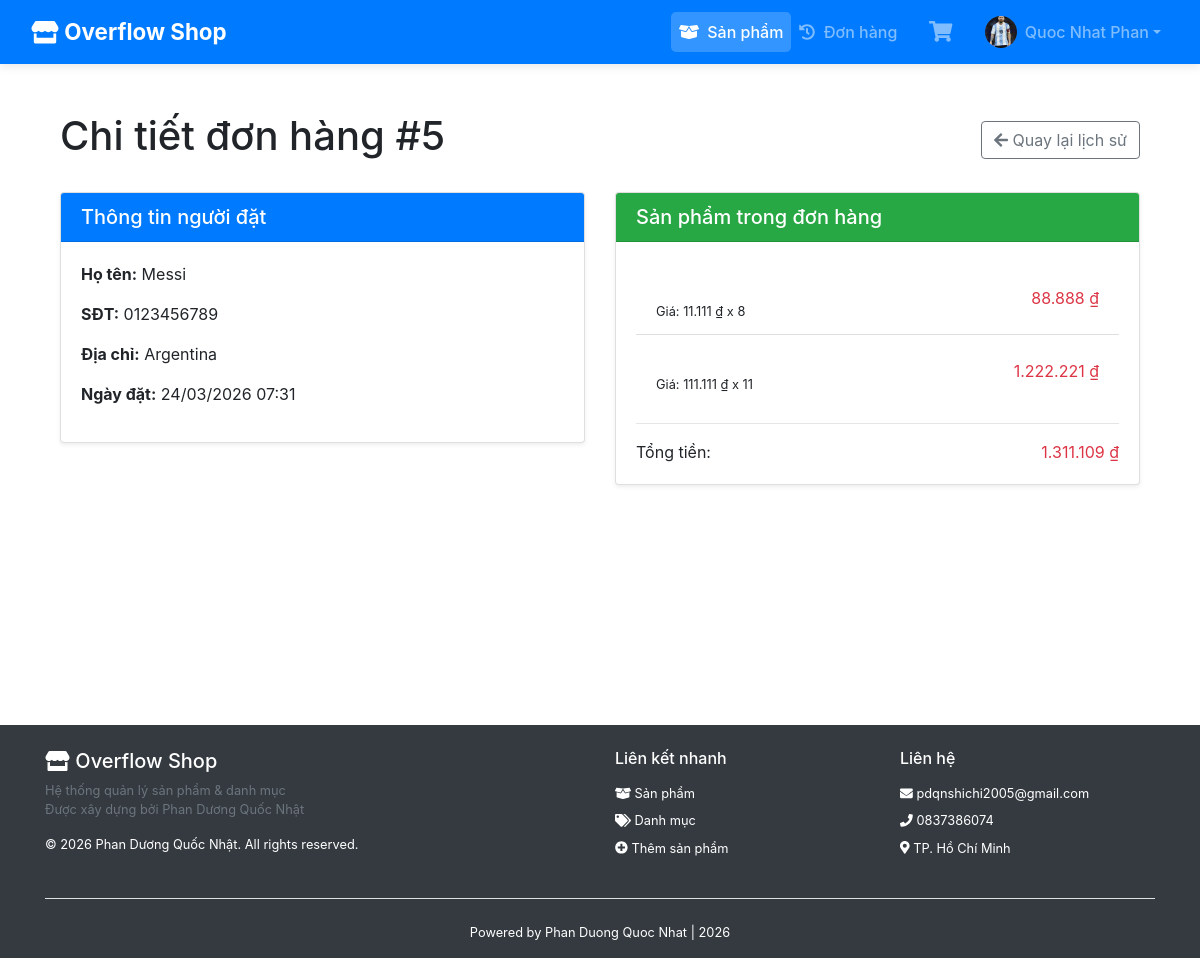
The page /Product/orderDetail/5 (signed in) on the database its author committed.
### tables this page shows
CREATE TABLE `orders` (
  `id` int NOT NULL AUTO_INCREMENT,
  `name` varchar(255) NOT NULL,
  `phone` varchar(20) NOT NULL,
  `address` text NOT NULL,
  `created_at` timestamp NULL DEFAULT CURRENT_TIMESTAMP,
  `user_id` int DEFAULT NULL,
  PRIMARY KEY (`id`)
);

CREATE TABLE `order_details` (
  `id` int NOT NULL AUTO_INCREMENT,
  `order_id` int NOT NULL,
  `product_id` int NOT NULL,
  `quantity` int NOT NULL,
  `price` decimal(10,2) NOT NULL,
  PRIMARY KEY (`id`),
  KEY `order_id` (`order_id`),
  CONSTRAINT `order_details_ibfk_1` FOREIGN KEY (`order_id`) REFERENCES `orders` (`id`)
);

### index.php (called while the page is built, shortened)
<?php
require_once 'app/config/database.php';
$url = $_GET['url'] ?? '';
$url = rtrim($url, '/');
$url = filter_var($url, FILTER_SANITIZE_URL);
$url = explode('/', $url);
$action = isset($url[1]) && $url[1] !== '' ? $url[1] : 'index';
$controller = new $controllerName();
call_user_func_array([$controller, $action], array_slice($url, 2));

### app/config/database.php (called while the page is built, shortened)
<?php
class Database
{
    private $host = "localhost";
    private $db_name = "quocnhat_store";
    private $username = "root";
    private $password = "";
    public function getConnection()
    {
        $this->conn = null;
        try {
            $this->conn = new PDO("mysql:host=" . $this->host . ";dbname=" . $this->db_name, $this->username, $this->password);
            $this->conn->exec("set names utf8");
        } catch (PDOException $exception) {
            echo "Connection error: " . $exception->getMessage();
        }
        return $this->conn;
    }
}

### app/models/OrderModel.php (called while the page is built, shortened)
<?php
class OrderModel
{
    private $conn;
    private $table_orders = "orders";
    private $table_details = "order_details";
    public function __construct($db)
    {
        $this->conn = $db;
    }
    public function getOrderById($order_id, $user_id = null)
    {
        $query = "SELECT * FROM " . $this->table_orders . " WHERE id = :id";
        if ($user_id !== null) {
            $query .= " AND user_id = :user_id";
        }
        $stmt = $this->conn->prepare($query);
        $stmt->bindParam(':id', $order_id);
        if ($user_id !== null) {
            $stmt->bindParam(':user_id', $user_id, PDO::PARAM_INT);
        }
        $stmt->execute();
        return $stmt->fetch(PDO::FETCH_OBJ);
    }
    public function getOrderDetails($order_id)
    {
        $query = "SELECT od.*, p.name as product_name, p.image as product_image
                  FROM " . $this->table_details . " od
                  LEFT JOIN product p ON od.product_id = p.id
                  WHERE od.order_id = :order_id";
        $stmt = $this->conn->prepare($query);
        $stmt->bindParam(':order_id', $order_id);
        $stmt->execute();
        return $stmt->fetchAll(PDO::FETCH_OBJ);
    }
}

### app/views/product/orderDetail.php (the view, shortened to what this page needs)
<?php include 'app/views/shares/header.php'; ?>
<div class="container mt-5 mb-5">
    <div class="d-flex justify-content-between align-items-center mb-4">
        <h1>Chi tiết đơn hàng #<?= $order->id ?></h1>
        <a href="/PhanDuongQuocNhat/Product/orderHistory" class="btn btn-outline-secondary">
            <i class="fas fa-arrow-left me-2"></i> Quay lại lịch sử
        </a>
    </div>
    <div class="row">
        <div class="col-lg-6 mb-4">
            <div class="card shadow-sm">
                <div class="card-header bg-primary text-white">
                    <h5 class="mb-0">Thông tin người đặt</h5>
                </div>
                <div class="card-body">
                    <p><strong>Họ tên:</strong> <?= htmlspecialchars($order->name) ?></p>
                    <p><strong>SĐT:</strong> <?= htmlspecialchars($order->phone) ?></p>
                    <p><strong>Địa chỉ:</strong> <?= htmlspecialchars($order->address) ?></p>
                    <p><strong>Ngày đặt:</strong> <?= date('d/m/Y H:i', strtotime($order->created_at)) ?></p>
                </div>
            </div>
        </div>
        <div class="col-lg-6">
            <div class="card shadow-sm">
                <div class="card-header bg-success text-white">
                    <h5 class="mb-0">Sản phẩm trong đơn hàng</h5>
                </div>
                <div class="card-body">
                    <?php if (!empty($details)): ?>
                        <ul class="list-group list-group-flush">
                            <?php foreach ($details as $detail): ?>
                                <li class="list-group-item d-flex justify-content-between align-items-center">
                                    <div class="d-flex align-items-center">
                                        <div>
                                            <strong><?= htmlspecialchars($detail->product_name) ?></strong><br>
                                            <small>Giá: <?= number_format($detail->price, 0, ',', '.') ?> ₫ x <?= $detail->quantity ?></small>
                                        </div>
                                    </div>
                                    <span class="fw-bold text-danger">
                                        <?= number_format($detail->price * $detail->quantity, 0, ',', '.') ?> ₫
                                    </span>
                                </li>
                            <?php endforeach; ?>
                        </ul>
                        <hr>
                        <div class="d-flex justify-content-between fw-bold fs-5">
                            <span>Tổng tiền:</span>
                            <span class="text-danger">
                                <?= number_format(array_sum(array_map(fn($d) => $d->price * $d->quantity, $details)), 0, ',', '.') ?> ₫
                            </span>
                        </div>
                    <?php else: ?>
                        <p class="text-muted">Không có sản phẩm trong đơn hàng này.</p>
                    <?php endif; ?>
                </div>
            </div>
        </div>
    </div>
</div>
<?php include 'app/views/shares/footer.php'; ?>

### rows shown on the page
orders: id "5", name "Messi", phone "0123456789", address "Argentina", created_at "24/03/2026 07:31"
order_details: price "11.111", quantity "8", $detail->price * $detail->quantity "88.888"
order_details: price "111.111", quantity "11", $detail->price * $detail->quantity "1.222.221"

### other values the page prints
$_SESSION['fullname'] "Quoc Nhat Phan"
array_sum(array_map(fn($d) => $d->price * $d->quantity, $details)) "1.311.109"
